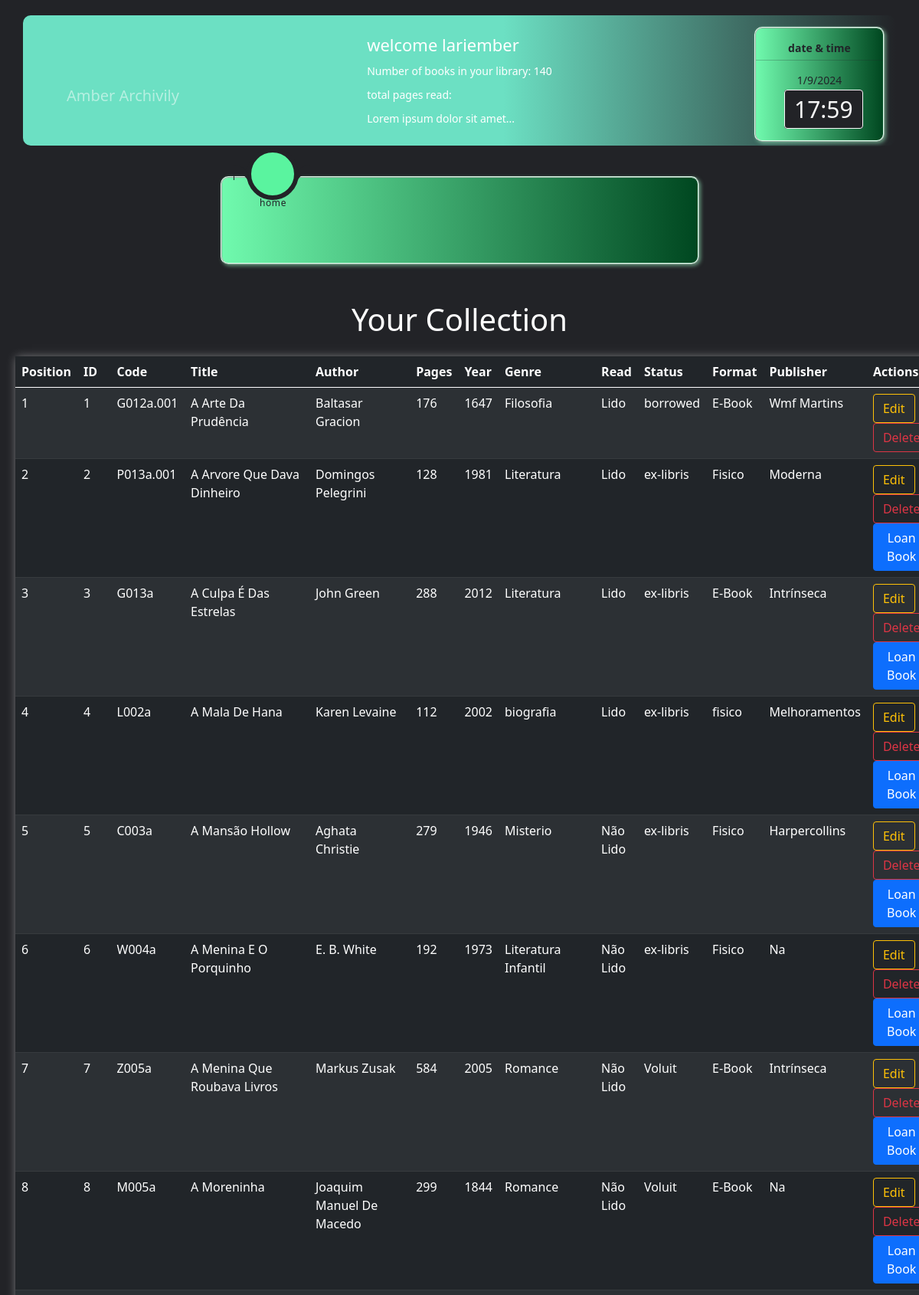
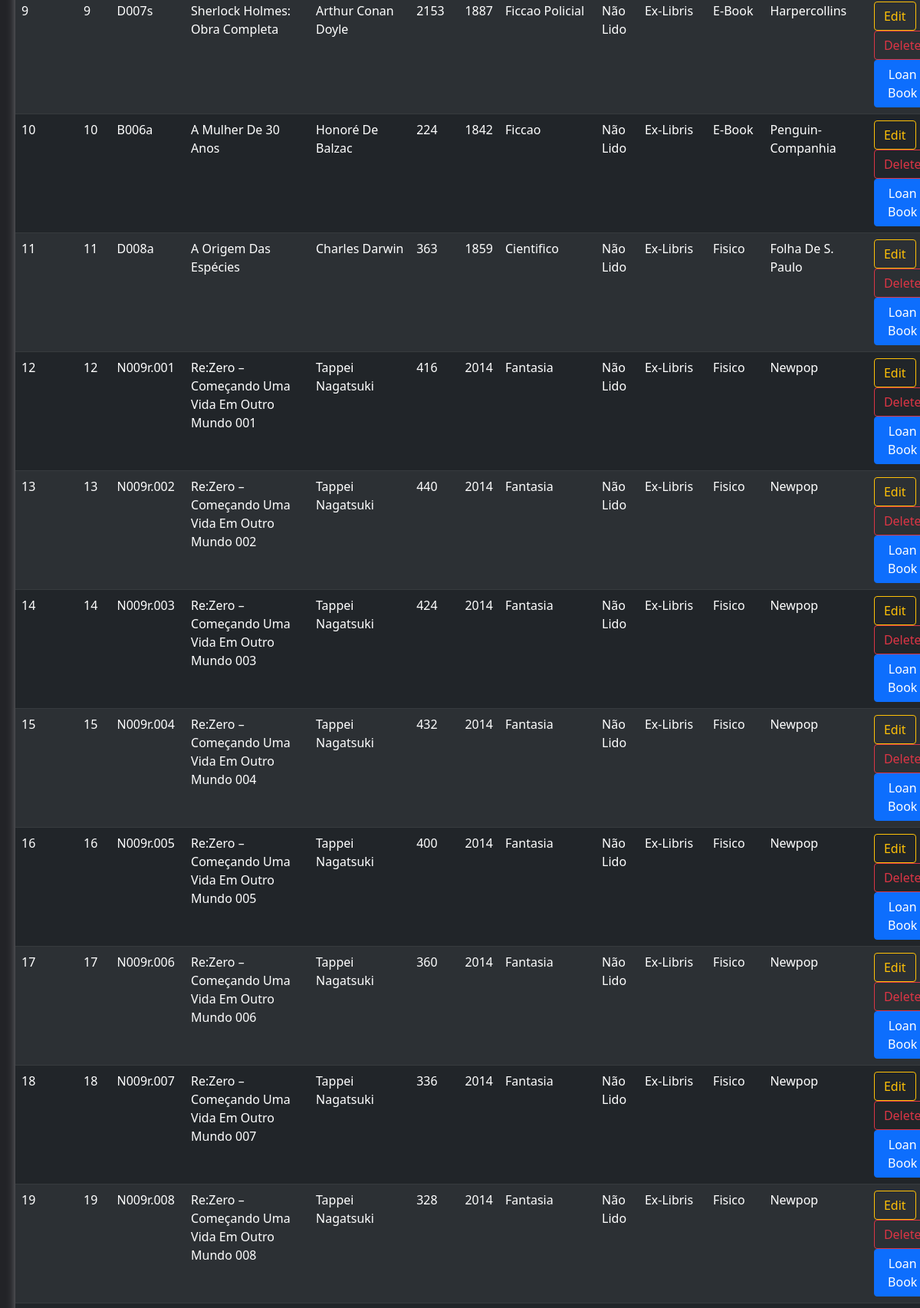
/your_collection (signed in, upper part), run on the app's committed database (2 pictures, top to bottom).
### app/__init__.py (models this page shows, shortened)
class User(db.Model):
    __tablename__ = 'users'
    id = db.Column(db.Integer, primary_key=True)
    username = db.Column(db.String(), unique=True, nullable=False)
    password_hash = db.Column(db.String(), nullable=False)
    name = db.Column(db.String(), nullable=False)
    books = db.relationship('Book', backref='user', lazy=True)
    user_readings = db.relationship('UserReadings', backref='user', lazy=True)  # Adicione este atributo de relacionamento
    @property
    def is_authenticated(self):
        return True

class Book(db.Model):
    __tablename__ = 'books'
    id = db.Column(db.Integer, primary_key=True)
    code = db.Column(db.String(8), unique=True, nullable=False)
    title = db.Column(db.String(200), nullable=False)
    author = db.Column(db.String(100), nullable=False)
    publisher = db.Column(db.String(100), nullable=False)
    year = db.Column(db.Integer, nullable=False)
    pages = db.Column(db.Integer, nullable=False)
    status = db.Column(db.String(50), nullable=False)  # 'available', 'borrowed', or 'ex-libris'
    format = db.Column(db.String(50), nullable=False)  # 'physical', 'e-book', or 'pdf'
    read = db.Column(db.String(10), nullable=False)
    genre = db.Column(db.String(50), nullable=False)
    completion_date = db.Column(db.String(11), nullable=True)
    user_id = db.Column(db.Integer, db.ForeignKey('users.id'), nullable=False)
    user_readings = db.relationship('UserReadings', backref='book', lazy=True)  # Adicione este atributo de relacionamento
    loan_id = db.Column(db.Integer, db.ForeignKey('loans.id'), nullable=True)  # Chave estrangeira para a tabela Loan

### app/controllers/defaut.py (the view)
@app.route('/your_collection')
def your_collection():
    user = get_logged_in_user()
    if not user:
        return redirect('/login')
    books = Book.query.filter_by(user_id=user.id).all()
    return render_template('your_collection.html', books=books)

### app/controllers/defaut.py (called while the page is built)
@lm.user_loader
def load_user(user_id):
    return User.query.get(int(user_id))

def get_logged_in_user():
    if current_user.is_authenticated:
        return current_user
    else:
        return None

### app/templates/your_collection.html (shortened to what this page needs)
{% extends 'base.html' %}
{% block content %}
<h1 class="text-white text-center my-4">Your Collection</h1>
<div class="table-responsive-md table-responsive-sm table-responsive-xl table-responsive-lg">
  <table class="table table-striped table-hover table-dark ">
    <thead>
      <tr>
        <th>Position</th>
        <th>ID</th>
        <th>Code</th>
        <th>Title</th>
        <th>Author</th>
        <th>Pages</th>
        <th>Year</th>
        <th>Genre</th>
        <th>Read</th>
        <th>Status</th>
        <th>Format</th>
        <th>Publisher</th>
        <th>Actions</th>
      </tr>
    </thead>
    <tbody>
      {% for book in books %}
      <tr>
        <td>{{ loop.index }}</td>
        <td>{{ book.id }}</td>
        <td>{{ book.code }}</td>
        <td>{{ book.title }}</td>
        <td>{{ book.author }}</td>
        <td>{{ book.pages }}</td>
        <td>{{ book.year }}</td>
        <td>{{ book.genre }}</td>
        <td>
          {% if book.read == 'read' %}
          {% if book.completion_date %}
          <span data-toggle="tooltip" data-placement="top" title="{{ book.completion_date }}">
            {{ book.read }}
          </span>
          {% else %}
          {{ book.read }}
          {% endif %}
          {% else %}
          {{ book.read }}
          {% endif %}
        </td>
        <td>{{ book.status }}</td>
        <td>{{ book.format }}</td>
        <td>{{ book.publisher }}</td>
        <td>
          <a href="{{ url_for('edit_book', book_id=book.id) }}" class="btn btn-outline-warning">Edit</a>
            <button class="btn btn-outline-danger" onclick="confirmDelete({{ book.id }}, '{{ book.status }}')">Delete</button>
        {% if book.status != 'borrowed' %}
          <button class="btn btn-primary" onclick="openLoanPopup({{ book.id }})">Loan Book</button>
          {% endif %}
        </td>
      </tr>
      {% endfor %}
  </table>
</div>
{% endblock %}

### app/templates/base.html (shortened to what this page needs)
<!DOCTYPE html>
<html lang="en">
<head>
  <link rel="stylesheet" href="../static/css/fonts.css" type="text/css">
  <link rel="stylesheet" href="https://cdn.jsdelivr.net/npm/bootstrap@5.0.1/dist/css/bootstrap.min.css">
  <link rel="stylesheet" href="{{ url_for('static', filename='css/style.css') }}">
</head>
<body>
  <div class="d-none d-md-block d-lg-block d-xl-block">
    <header>
      {% if current_user.is_authenticated %}
      <div id="hide" class="container bg-dark text-white">
        <a class="navbar-brand text-white-50" href="/home">Amber Archivily</a>
        <div class="navbar-text">
          {% if current_user.is_authenticated %}
          <h2>welcome {{ current_user.username }}</h2>
          <p>Number of books in your library: {{ current_user.books|length }}</p>
          <p>total pages read: </p>
          <p>Lorem ipsum dolor sit amet...</p>
          {% endif %}
          <div class="datetime">
            <p class="text-dark fw-bold">date & time</p>
            <hr class="bg-dark">
            <p class="text-dark"><span id="date"></span>
            </p>
            <div>
              <time></time>
            </div>
          </div>
        </div>
      </div> {% endif %}
      <div class="d-none d-md-block d-lg-block d-xl-block">
        <nav class="">
          <div class="navigation">
            <ul>
              <li class="list active">
                <a href="/home">
                  <span class="text">home</span>
                </a>
              </li>
              <li class="list">
              </li>
              <li class="list">
              </li>
              <li class="list">
              </li>
              <li class="list">
              </li>
              <li class="list">
              </li>
              <li class="list">
              </li>
              {% if current_user.is_authenticated %}
              <li class="list">
              </li>
              {% endif %}
              <div class="indicator"></div>
            </ul>
          </div>
        </nav>
      </div>
    </header>
  </div>
  <br>
  <main>
    {% block content %}
    {% endblock %}
  </main>
</body>
</html>

### app/static/css/style.css (style rules this page uses)
header { font-family: 'Poppins', sans-serif; }
body { padding: 20px; justify-content: center; align-items: center; min-width: 100vh; background: #222327; }
div.container { min-width: 100px; position: relative; display: flex; justify-content: center; align-items: center; min-width: auto; min-height: 170px; font-size: 15px; background: linear-gradient( to right, rgb(108, 224, 195) 55%, #222327 ); border-radius: 10px; }
div.container h2 { margin: 10px; font-size: 22px; }
div.container p { margin: 10px; font-size: 14px; }
div.container a { position: absolute; top: 50%; left: 5%; }
div.navbar-text { min-width: 200px; max-width: 1080px; display: block; justify-content: center; align-items: center; align-items: left; }
nav { margin-top: 40px; position: relative; display: flex; justify-content: center; align-items: center; }
.navigation { width: 625px; height: 115px; background: linear-gradient( to right, #70faae, #004720 ); border: 2px ridge #ddffec; box-shadow: 2px 2px 5px rgba(162, 255, 204, 0.5); position: relative; display: flex; justify-content: center; align-items: center; border-radius: 10px; }
.navigation ul { display: flex; width: 700px; }
.navigation ul li { position: relative; list-style: none; width: 70px; height: 70px; z-index: 1; }
.navigation ul li a { position: relative; display: flex; justify-content: center; align-items: center; flex-direction: column; width: 100%; text-align: center; font-weight: 500; }
.navigation ul li a .text { position: absolute; color: #222327; font-weight: 400; font-size: 0.75em; letter-spacing: 0.05em; transition: 0.5s; opacity: 0; transform: translateY(20px); }
.navigation ul li.active a .text { opacity: 1; transform: translateY(20px); }
.indicator { position: absolute; top: -35%; width: 68px; height: 68px; background: #5af49f; border-radius: 50%; border: 6px solid #222327; transition: 0.5s; }
.indicator::before { content: ''; position: absolute; top: 46%; left: -22px; width: 20px; height: 20px; background: transparent; border-top-right-radius: 20px; box-shadow: -1px -10px 0 0 #222327; }
.indicator::after { content: ''; position: absolute; top: 46%; right: -22px; width: 20px; height: 20px; background: transparent; border-top-left-radius: 20px; box-shadow: -1px -10px 0 0 #222327; }
.datetime { position: absolute; right: 15px; top: 15px; }
div.datetime { width: 170px; height: 150px; background: linear-gradient( to right, #70faae, #004720 ); display: block; justify-content: center; align-items: center; border-radius: 10px; border: 2px ridge #ddffec; box-shadow: 2px 2px 5px rgba(162, 255, 204, 0.5); }
div.datetime p { margin-top: 15px; align-items: center; justify-content: center; display: flex; margin-bottom: 5px; }
div.datetime hr { margin-top: 5px; margin-bottom: 5px; }
div.datetime div { margin-top: 5px; justify-content: center; align-items: center; }
time { margin: 37px; justify-content: center; align-items: center; width: 140px; border: 1px solid #f7f7f7; padding: 4px 12px; background-color: #222327; color: #f7f7f7; font-size: 2em; font-weight: 300; border-radius: 4px; }

### app/templates/base.html (style rules this page uses)
table { box-shadow: 2px 2px 12px rgba(255, 255, 255, 0.5); }

### data on the page
User: username "lariember"
Book: id "1", code "G012a.001", title "A Arte Da Prudência", author "Baltasar Gracion", pages "176", year "1647", genre "Filosofia", read "Lido", status "borrowed", format "E-Book", publisher "Wmf Martins"
Book: id "2", code "P013a.001", title "A Arvore Que Dava Dinheiro", author "Domingos Pelegrini", pages "128", year "1981", genre "Literatura", read "Lido", status "ex-libris", format "Fisico", publisher "Moderna"
Book: id "3", code "G013a", title "A Culpa É Das Estrelas", author "John Green", pages "288", year "2012", genre "Literatura", read "Lido", status "ex-libris", format "E-Book", publisher "Intrínseca"
Book: id "4", code "L002a", title "A Mala De Hana", author "Karen Levaine", pages "112", year "2002", genre "biografia", read "Lido", status "ex-libris", format "fisico", publisher "Melhoramentos"
Book: id "5", code "C003a", title "A Mansão Hollow", author "Aghata Christie", pages "279", year "1946", genre "Misterio", read "Não Lido", status "ex-libris", format "Fisico", publisher "Harpercollins"
Book: id "6", code "W004a", title "A Menina E O Porquinho", author "E. B. White", pages "192", year "1973", genre "Literatura Infantil", read "Não Lido", status "ex-libris", format "Fisico", publisher "Na"
Book: id "7", code "Z005a", title "A Menina Que Roubava Livros", author "Markus Zusak", pages "584", year "2005", genre "Romance", read "Não Lido", status "Voluit", format "E-Book", publisher "Intrínseca"
Book: id "8", code "M005a", title "A Moreninha", author "Joaquim Manuel De Macedo", pages "299", year "1844", genre "Romance", read "Não Lido", status "Voluit", format "E-Book", publisher "Na"
Book: id "9", code "D007s", title "Sherlock Holmes: Obra Completa", author "Arthur Conan Doyle", pages "2153", year "1887", genre "Ficcao Policial", read "Não Lido", status "Ex-Libris", format "E-Book", publisher "Harpercollins"
Book: id "10", code "B006a", title "A Mulher De 30 Anos", author "Honoré De Balzac", pages "224", year "1842", genre "Ficcao", read "Não Lido", status "Ex-Libris", format "E-Book", publisher "Penguin-Companhia"
Book: id "11", code "D008a", title "A Origem Das Espécies", author "Charles Darwin", pages "363", year "1859", genre "Cientifico", read "Não Lido", status "Ex-Libris", format "Fisico", publisher "Folha De S. Paulo"
Book: id "12", code "N009r.001", title "Re:Zero – Começando Uma Vida Em Outro Mundo 001", author "Tappei Nagatsuki", pages "416", year "2014", genre "Fantasia", read "Não Lido", status "Ex-Libris", format "Fisico", publisher "Newpop"
Book: id "13", code "N009r.002", title "Re:Zero – Começando Uma Vida Em Outro Mundo 002", author "Tappei Nagatsuki", pages "440", year "2014", genre "Fantasia", read "Não Lido", status "Ex-Libris", format "Fisico", publisher "Newpop"
Book: id "14", code "N009r.003", title "Re:Zero – Começando Uma Vida Em Outro Mundo 003", author "Tappei Nagatsuki", pages "424", year "2014", genre "Fantasia", read "Não Lido", status "Ex-Libris", format "Fisico", publisher "Newpop"
Book: id "15", code "N009r.004", title "Re:Zero – Começando Uma Vida Em Outro Mundo 004", author "Tappei Nagatsuki", pages "432", year "2014", genre "Fantasia", read "Não Lido", status "Ex-Libris", format "Fisico", publisher "Newpop"
Book: id "16", code "N009r.005", title "Re:Zero – Começando Uma Vida Em Outro Mundo 005", author "Tappei Nagatsuki", pages "400", year "2014", genre "Fantasia", read "Não Lido", status "Ex-Libris", format "Fisico", publisher "Newpop"
Book: id "17", code "N009r.006", title "Re:Zero – Começando Uma Vida Em Outro Mundo 006", author "Tappei Nagatsuki", pages "360", year "2014", genre "Fantasia", read "Não Lido", status "Ex-Libris", format "Fisico", publisher "Newpop"
Book: id "18", code "N009r.007", title "Re:Zero – Começando Uma Vida Em Outro Mundo 007", author "Tappei Nagatsuki", pages "336", year "2014", genre "Fantasia", read "Não Lido", status "Ex-Libris", format "Fisico", publisher "Newpop"
Book: id "19", code "N009r.008", title "Re:Zero – Começando Uma Vida Em Outro Mundo 008", author "Tappei Nagatsuki", pages "328", year "2014", genre "Fantasia", read "Não Lido", status "Ex-Libris", format "Fisico", publisher "Newpop"

### other printed values
{{ current_user.books|length }} "140"
